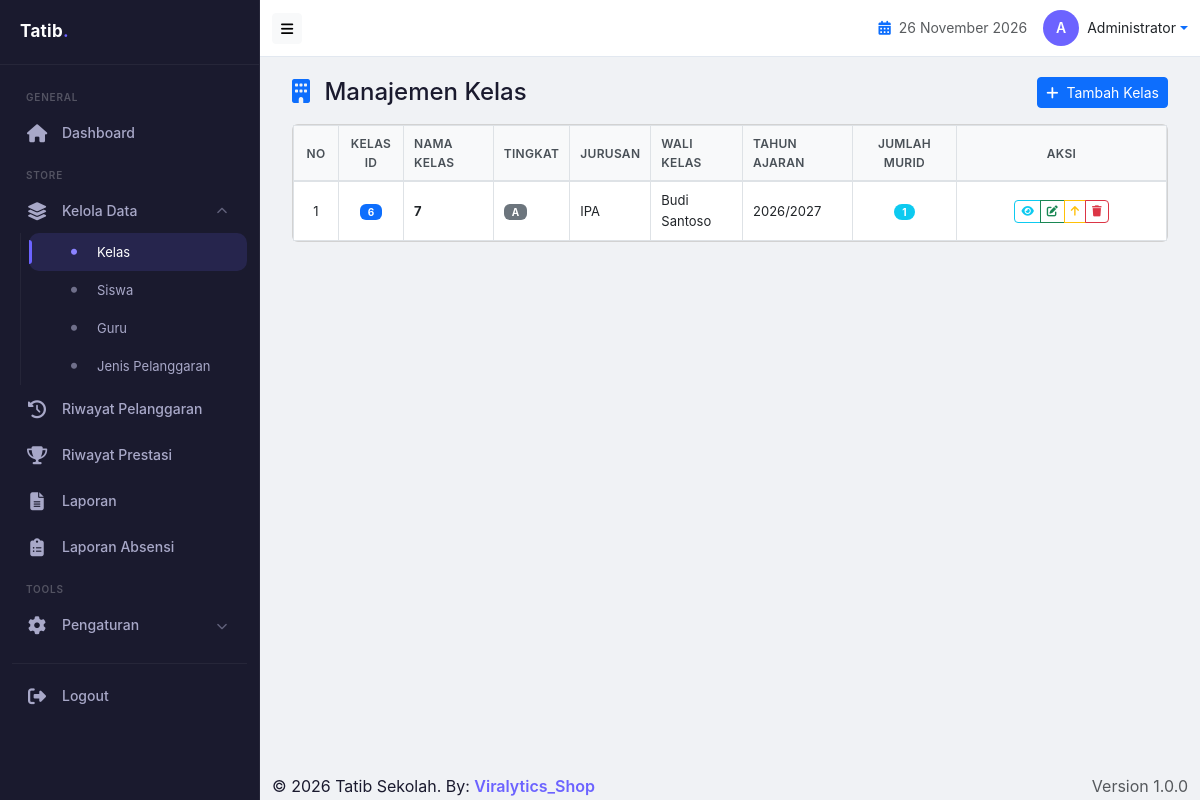
Page /admin/kelas.php (signed in) on the committed database.
### tables this page shows
CREATE TABLE `users` (
  `id` int(11) NOT NULL,
  `username` varchar(50) NOT NULL,
  `password` varchar(255) NOT NULL,
  `nama_lengkap` varchar(100) NOT NULL,
  `nip` varchar(20) DEFAULT NULL,
  `role` enum('admin','guru','bk','walikelas') DEFAULT 'guru',
  `jabatan` varchar(50) DEFAULT NULL,
  `no_hp` varchar(15) DEFAULT NULL,
  `foto` varchar(100) DEFAULT NULL,
  `is_piket` tinyint(1) DEFAULT '0',
  `is_bk` tinyint(1) DEFAULT '0',
  `is_walikelas` tinyint(1) DEFAULT '0',
  `created_at` timestamp NOT NULL DEFAULT CURRENT_TIMESTAMP
);

CREATE TABLE `kelas` (
  `id` int(11) NOT NULL,
  `nama_kelas` varchar(20) NOT NULL,
  `tingkat` varchar(10) DEFAULT NULL,
  `jurusan` varchar(20) DEFAULT NULL,
  `wali_kelas_id` int(11) DEFAULT NULL,
  `tahun_ajaran` varchar(20) DEFAULT NULL,
  `created_at` timestamp NOT NULL DEFAULT CURRENT_TIMESTAMP
);

### includes/config.php (called while the page is built, shortened)
<?php
require_once APP_PATH . 'includes/db.php';
require_once APP_PATH . 'includes/functions.php';
function isLoggedIn() {
    return isset($_SESSION['user_id']) && isset($_SESSION['username']);
}
function getCurrentUser() {
    if (isLoggedIn()) {
        $conn = getDB();
        $id = (int)$_SESSION['user_id'];
        $query = "SELECT * FROM users WHERE id = $id";
        $result = $conn->query($query);
        if ($result && $result->num_rows > 0) {
            return $result->fetch_assoc();
        }
    }
    return null;
}
?>

### includes/db.php (called while the page is built, shortened)
<?php
function getDB() {
    try {
        $conn = new mysqli(DB_HOST, DB_USER, DB_PASS, DB_NAME);
        return $conn;
    } catch (Exception $e) {
        die("Database connection error: " . $e->getMessage());
    }
}
function query($sql) {
    $conn = getDB();
    return $conn->query($sql);
}
function getRows($sql) {
    $result = query($sql);
    $rows = [];
    while ($row = $result->fetch_assoc()) {
        $rows[] = $row;
    }
    return $rows;
}
?>

### includes/functions.php (called while the page is built, shortened)
<?php
function getKelas() {
    $query = "SELECT k.*, u.nama_lengkap as wali_kelas,
              (SELECT COUNT(*) FROM siswa WHERE kelas_id = k.id) as jumlah_siswa
              FROM kelas k
              LEFT JOIN users u ON k.wali_kelas_id = u.id
              ORDER BY k.nama_kelas";
    return getRows($query);
}
function getGuru() {
    $query = "SELECT * FROM users WHERE role != 'admin' ORDER BY nama_lengkap";
    return getRows($query);
}
?>

### admin/kelas.php (the view, shortened to what this page needs)
<?php
include '../includes/config.php';
$kelas_list = getKelas();
$guru_list = getGuru();
include '../includes/header.php';
?>
<div class="container-fluid">
    <div class="d-flex justify-content-between align-items-center flex-wrap mb-3">
        <h4 class="mb-0">
            <i class="fas fa-building text-primary me-2"></i> Manajemen Kelas
        </h4>
        <button class="btn btn-primary btn-sm" data-bs-toggle="modal" data-bs-target="#modalKelas">
            <i class="fas fa-plus me-1"></i> Tambah Kelas
        </button>
    </div>
    <div class="card">
        <div class="card-body p-0">
            <div class="table-responsive">
                <table class="table table-bordered table-hover mb-0" id="tableKelas">
                    <thead class="table-light">
                        <tr>
                            <th width="45" class="text-center">No</th>
                            <th width="65" class="text-center">Kelas ID</th>
                            <th>Nama Kelas</th>
                            <th>Tingkat</th>
                            <th>Jurusan</th>
                            <th>Wali Kelas</th>
                            <th>Tahun Ajaran</th>
                            <th class="text-center">Jumlah Murid</th>
                            <th class="text-center" width="210">Aksi</th>
                        </tr>
                    </thead>
                    <tbody>
                        <?php if (!empty($kelas_list)): ?>
                            <?php $no = 1; foreach ($kelas_list as $kelas): ?>
                                <tr>
                                    <td class="text-center"><?= $no++ ?></td>
                                    <td class="text-center">
                                        <span class="badge bg-primary" style="font-size: 10px;"><?= $kelas['id'] ?></span>
                                    </td>
                                    <td>
                                        <strong><?= htmlspecialchars($kelas['nama_kelas']) ?></strong>
                                    </td>
                                    <td>
                                        <span class="badge bg-secondary" style="font-size: 10px;"><?= htmlspecialchars($kelas['tingkat'] ?? '-') ?></span>
                                    </td>
                                    <td><?= htmlspecialchars($kelas['jurusan'] ?? '-') ?></td>
                                    <td><?= htmlspecialchars($kelas['wali_kelas'] ?? 'Belum ditentukan') ?></td>
                                    <td><?= htmlspecialchars($kelas['tahun_ajaran'] ?? '-') ?></td>
                                    <td class="text-center">
                                        <span class="badge bg-info rounded-pill px-3 py-2" style="font-size: 11px;">
                                            <?= $kelas['jumlah_siswa'] ?? 0 ?>
                                        </span>
                                    </td>
                                    <td class="text-center">
                                        <div class="btn-group btn-group-sm" role="group">
                                            <button class="btn btn-outline-info" onclick="detailSiswa(<?= $kelas['id'] ?>, '<?= htmlspecialchars($kelas['nama_kelas']) ?>')" title="Detail Siswa" style="padding: 2px 6px; font-size: 11px;">
                                                <i class="fas fa-eye"></i>
                                            </button>
                                            <button class="btn btn-outline-success" onclick="editKelas(<?= $kelas['id'] ?>)" title="Edit" style="padding: 2px 6px; font-size: 11px;">
                                                <i class="fas fa-edit"></i>
                                            </button>
                                            <button class="btn btn-outline-warning" onclick="naikkanKelas(<?= $kelas['id'] ?>, '<?= htmlspecialchars($kelas['nama_kelas']) ?>')" title="Naikkan Siswa" style="padding: 2px 6px; font-size: 11px;">
                                                <i class="fas fa-arrow-up"></i>
                                            </button>
                                            <button class="btn btn-outline-danger" onclick="hapusKelas(<?= $kelas['id'] ?>)" title="Hapus" style="padding: 2px 6px; font-size: 11px;">
                                                <i class="fas fa-trash"></i>
                                            </button>
                                        </div>
                                    </td>
                                </tr>
                            <?php endforeach; ?>
                        <?php endif; ?>
                    </tbody>
                </table>
            </div>
        </div>
    </div>
</div>
<?php include '../includes/footer.php'; ?>

### includes/header.php (shortened to what this page needs)
<?php
$user = getCurrentUser();
?>
<!DOCTYPE html>
<html lang="id">
<head>
    <link href="https://cdn.jsdelivr.net/npm/bootstrap@5.3.0/dist/css/bootstrap.min.css" rel="stylesheet">
    <link href="https://cdnjs.cloudflare.com/ajax/libs/font-awesome/6.4.0/css/all.min.css" rel="stylesheet">
</head>
<body>
    <div class="app-wrapper">
        <?php include APP_PATH . 'includes/sidebar.php'; ?>
        <div class="main-content">
            <nav class="navbar navbar-custom">
                <div class="container-fluid">
                    <div class="d-flex align-items-center">
                        <button class="btn btn-sm btn-light d-none d-md-block" onclick="toggleSidebar()">
                            <i class="fas fa-bars"></i>
                        </button>
                    </div>
                    <div class="d-flex align-items-center ms-auto">
                        <span class="me-3 d-none d-sm-inline text-muted" style="font-size:14px;">
                            <i class="fas fa-calendar-alt text-primary me-1"></i>
                            <?= date('d F Y') ?>
                        </span>
                        <div class="dropdown">
                            <a href="#" class="d-flex align-items-center text-decoration-none dropdown-toggle" data-bs-toggle="dropdown">
                                <div class="avatar-circle">
                                    <?= strtoupper(substr($user['nama_lengkap'] ?? 'U', 0, 1)) ?>
                                </div>
                                <span class="ms-2 d-none d-md-inline text-dark" style="font-size:14px;">
                                    <?= $user['nama_lengkap'] ?? 'User' ?>
                                </span>
                            </a>
                        </div>
                    </div>
                </div>
            </nav>
            <div class="content-wrapper">

### includes/sidebar.php (style rules this page uses)
:root { --primary: #6C63FF; --primary-dark: #5A52D5; --primary-light: #8B83FF; --sidebar-bg: #1A1A2E; --sidebar-text: #A8A8C8; --sidebar-hover: rgba(108, 99, 255, 0.1); --sidebar-active: rgba(108, 99, 255, 0.15); --sidebar-border: rgba(255,255,255,0.05); --sidebar-width: 260px; --sidebar-collapsed: 70px; --body-bg: #F0F2F5; --dark: #1A1A2E; --gray-light: #E2E8F0; --danger: #EF4444; }
* { margin: 0; padding: 0; box-sizing: border-box; }
body { font-family: -apple-system, BlinkMacSystemFont, 'Segoe UI', Roboto, 'Helvetica Neue', Arial, sans-serif; background: var(--body-bg); color: var(--dark); line-height: 1.6; overflow-x: hidden; }
.app-wrapper { display: flex; min-height: 100vh; }
.main-content { margin-left: var(--sidebar-width); flex: 1; min-height: 100vh; display: flex; flex-direction: column; background: var(--body-bg); transition: margin-left 0.2s ease; }
.navbar-custom { background: #fff; border-bottom: 1px solid var(--gray-light); padding: 10px 0; flex-shrink: 0; }
.navbar-custom .avatar-circle { width: 36px; height: 36px; border-radius: 50%; background: var(--primary); color: #fff; display: flex; align-items: center; justify-content: center; font-weight: 600; font-size: 14px; }
.content-wrapper { flex: 1; padding: 20px; background: var(--body-bg); }

### admin/kelas.php (style rules this page uses)
.table-bordered { border: 1px solid #dee2e6; }
.table-bordered th, .table-bordered td { border: 1px solid #dee2e6; padding: 8px 10px; vertical-align: middle; }
.table thead th { background: #f8f9fa; font-weight: 600; font-size: 12px; text-transform: uppercase; letter-spacing: 0.3px; color: #495057; border-bottom: 2px solid #dee2e6; }
.table tbody td { font-size: 13px; }
.badge { font-size: 10px !important; padding: 3px 8px !important; }
.btn-group-sm .btn { padding: 2px 6px !important; font-size: 11px !important; }

### rows in the picture
users: nama_lengkap "A", nama_lengkap "Administrator"
kelas: id "6", nama_kelas "7", tingkat "A", jurusan "IPA", wali_kelas.nama_lengkap "Budi Santoso", tahun_ajaran "2026/2027", jumlah_siswa "1"

### other values in the picture
APP_NAME "Tatib Sekolah"
APP_VERSION "1.0.0"
